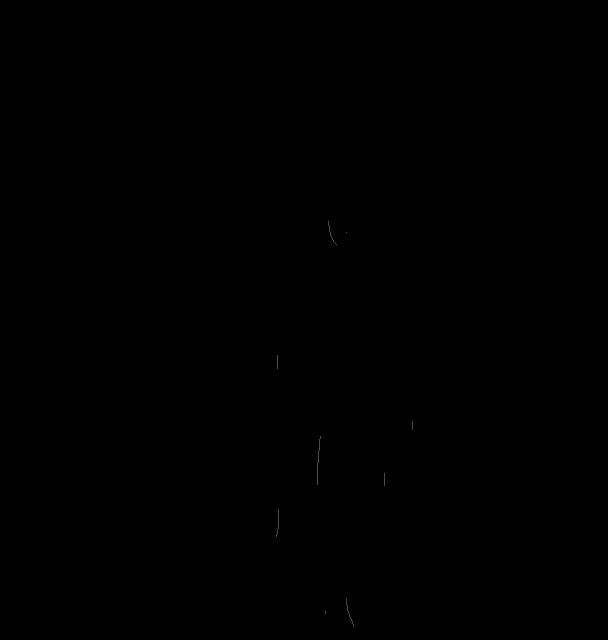

Below is a game level as drawn by its tile map, then a one-line description and the .tmx file that defines it, in full:
An orthogonal 19x20 tile map with 32x32 px tiles, 1 tile layer (ship-animations - down-sailing-windFX).

<map version="1.10" tiledversion="1.12.1" orientation="orthogonal" renderorder="right-down" width="19" height="20" tilewidth="32" tileheight="32" infinite="0" nextlayerid="2" nextobjectid="1">
 <tileset firstgid="1" source="ship-animations - down-sailing-windFX.tsx" />
 <layer id="1" name="ship-animations - down-sailing-windFX" width="19" height="20">
  <data encoding="csv">
0,0,0,0,0,0,0,0,0,0,0,0,0,0,0,0,0,0,0,
0,0,0,0,0,0,0,0,0,0,0,0,0,0,0,0,0,0,0,
0,0,0,0,0,0,0,0,0,0,0,0,0,0,0,0,0,0,0,
0,0,0,0,0,0,0,0,0,0,0,297,0,0,0,0,0,0,0,
0,0,0,0,0,0,0,0,0,0,391,392,0,0,0,0,0,0,0,
0,0,0,0,0,0,0,0,0,0,486,487,0,0,0,0,0,0,0,
0,0,0,0,0,0,0,0,0,580,581,582,0,0,0,0,0,0,0,
0,0,0,0,0,0,0,0,0,0,676,677,0,0,0,0,0,0,0,
0,0,0,0,0,0,0,0,0,0,771,772,0,0,0,0,0,0,0,
0,0,0,0,0,0,0,0,864,865,866,867,0,0,0,0,0,0,0,
0,0,0,0,0,0,0,0,959,960,961,962,963,0,0,0,0,0,0,
0,0,0,0,0,0,0,0,1054,0,1056,1057,1058,0,0,0,0,0,0,
0,0,0,0,0,0,0,0,1149,0,1151,1152,0,0,0,0,0,0,0,
0,0,0,0,0,0,0,0,1244,1245,1246,1247,1248,0,0,0,0,0,0,
0,0,0,0,0,0,0,0,1339,1340,1341,1342,1343,0,0,0,0,0,0,
0,0,0,0,0,0,0,0,1434,1435,1436,1437,1438,0,0,0,0,0,0,
0,0,0,0,0,0,0,1528,1529,1530,1531,1532,0,0,0,0,0,0,0,
0,0,0,0,0,0,0,1623,1624,0,1626,1627,0,0,0,0,0,0,0,
0,0,0,0,0,0,0,0,1719,0,1721,1722,0,0,0,0,0,0,0,
0,0,0,0,0,0,0,0,1814,0,1816,1817,0,0,0,0,0,0,0
</data>
 </layer>
</map>
